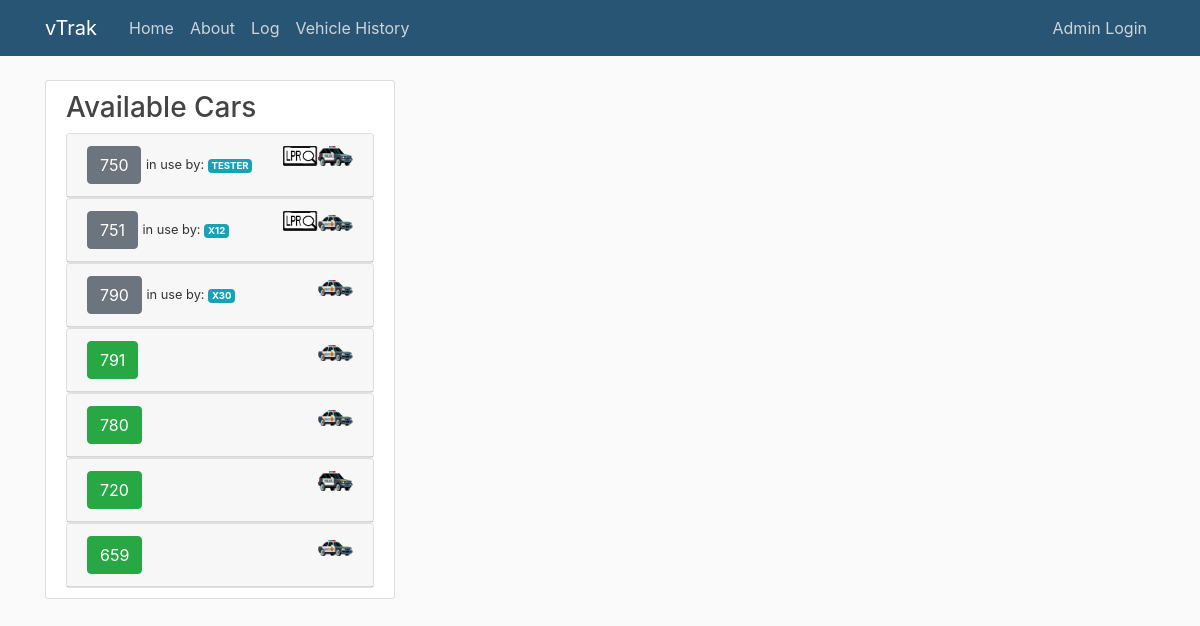
The app's page /, older data.
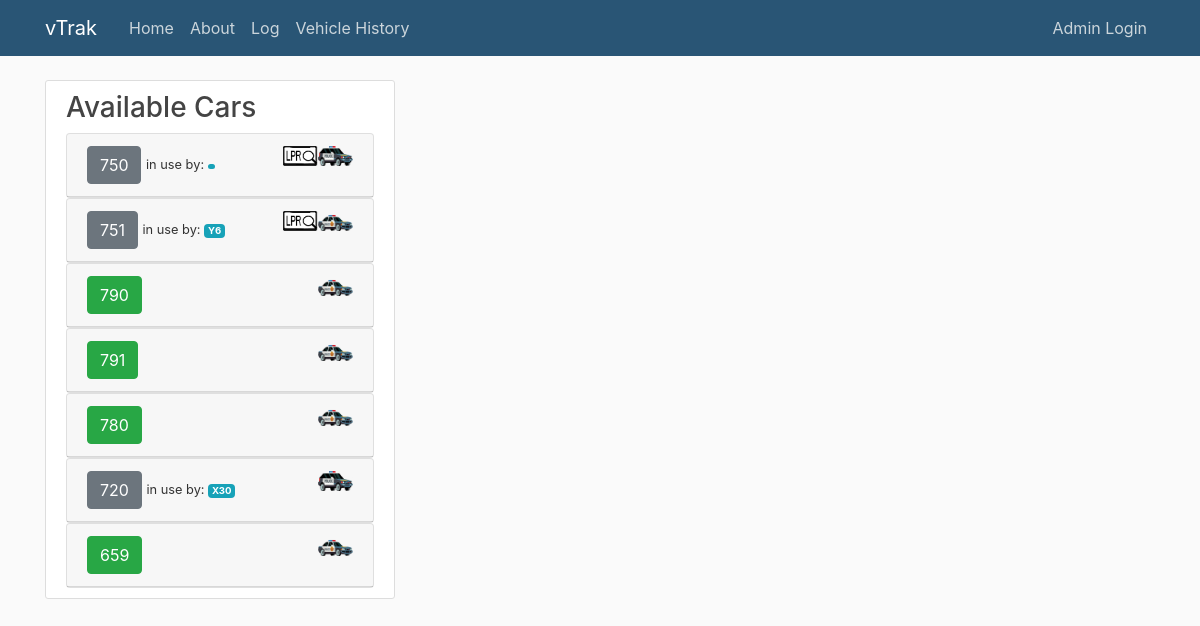
The same page, newer data.
### vTrak/models.py (models this page shows, shortened)
class Vehicletable(models.Model):
    vehnum = models.CharField(max_length=3)
    vehtype = models.ForeignKey('Typetable', on_delete=models.PROTECT)
    is_lpr = models.BooleanField(default='False')
    isforpatrol = models.BooleanField(default='False')
    status = models.ForeignKey('Statustable', on_delete=models.PROTECT)
    is_active = models.BooleanField(default='False')
    datetaken = models.DateTimeField(default=timezone.now)
    callsigninuse = models.CharField(max_length=7,default=False)

### vTrak/views.py (the view)
# urls.py: 2. Add a URL to urlpatterns:  path('', views.home, name='home')
def home(request):
    if request.method == "POST":
        setAssigned = ActivityForm(request.POST)
        setClear = ClearCar(request.POST)
        if setAssigned.is_valid():
            assignedcar = setAssigned.cleaned_data['vehnum']
            print("Console Log: Vehicle " + assignedcar + " is being checked out.")
            Vehicletable.objects.filter(vehnum=assignedcar).update(status_id='3', callsigninuse=setAssigned.cleaned_data['callsign'])
            Activitytable.objects.create(**setAssigned.cleaned_data)
            setAssigned = ActivityForm()
        if setClear.is_valid():
            if setClear.backtoclear.check_test:
                Vehicletable.objects.filter(vehnum=setClear.cleaned_data['clearedvehnum']).update(status_id='1')
                print("Vehicle " + setClear.cleaned_data['clearedvehnum'] + " is back in service")
                setClear = ClearCar()
    else:
        setAssigned = ActivityForm(request.POST)
        setClear = ClearCar(request.POST)
    content = {
        'setAssigned': setAssigned,
        'setClear': setClear,
        'Squadinfo': Squadtable.objects.all(),
        'Vehicleinfo': Vehicletable.objects.all(),
    }
    return render(request, 'vTrak/home.html', content)

### vTrak/templates/vTrak/home.html (shortened to what this page needs)
{% extends "vTrak/base.html" %}
{% load static %}
{% block content %}
    <div class="row">
        <div class="col-md-4">
            <div class="content-section">
                <h3>Available Cars</h3>
                <ul class="list-group">
                    {% for veh in Vehicleinfo %}
                        {% if veh.is_active and veh.isforpatrol %}
                            <div id="accordion" role="tablist">
                                <div class="card">
                                    <div class="card-header" role="tab" id="headingOne">
                                        {% if veh.status_id == 2 %}
                                            <button class="btn btn-danger" data-toggle="collapse" href="#collapseInfo{{ veh.id }}" aria-expanded="true"
                                                    aria-controls="collapse{{ veh.id }}">
                                                {{ veh.vehnum }}
                                            </button>
                                        {% elif veh.status_id == 3 %}
                                            <button class="btn btn-secondary" data-toggle="collapse" href="#collapseInfo{{ veh.id }}" aria-expanded="true"
                                                    aria-controls="collapse{{ veh.id }}">
                                                {{ veh.vehnum }}
                                            </button>
                                            <small>in use by: <span class="badge badge-info">{{ veh.callsigninuse.upper }} </span> </small>
                                        {% elif veh.status_id == 1 %}
                                            <button class="btn btn-success" data-toggle="modal" href="#Modal{{ veh.id }}" aria-expanded="true"
                                                    aria-controls="collapse{{ veh.id }}">
                                                {{ veh.vehnum }}
                                            </button>
                                        {% endif %}
                                        {% if veh.vehtype_id == 1 %}
                                            <img src="{% static 'vTrak/media/Vehicle-SUV.png' %}" align="right" alt="SUV" width="35" height="20">
                                        {% elif veh.vehtype_id == 2 %}
                                            <img src="{% static 'vTrak/media/VehicleCrownVic.png' %}" align="right" alt="Crown Vic" width="35" height="20">
                                        {% endif %}
                                        {% if veh.is_lpr %}
                                            <img src="{% static 'vTrak/media/LPR.png' %}" align="right" alt="LPR" width="35" height="20">
                                        {% endif %}
                                    </div>
                                </div>
                            </div>
                        {% endif %}
                    {% endfor %}
                </ul>
            </div>
        </div>
    </div>
{% endblock content %}

Row changes from the older to the newer data that the page shows:
changed Vehicletable (number 1 of 7 on the later page): callsigninuse "TESTER" → (not shown)
changed Vehicletable (number 2 of 7 on the later page): callsigninuse "X12" → "Y6"
changed Vehicletable (number 3 of 7 on the later page): status_id 3 → 1 (drawn); callsigninuse "X30" → (not shown)
changed Vehicletable (number 6 of 7 on the later page): status_id 1 → 3 (drawn); callsigninuse (not shown) → "X30"
